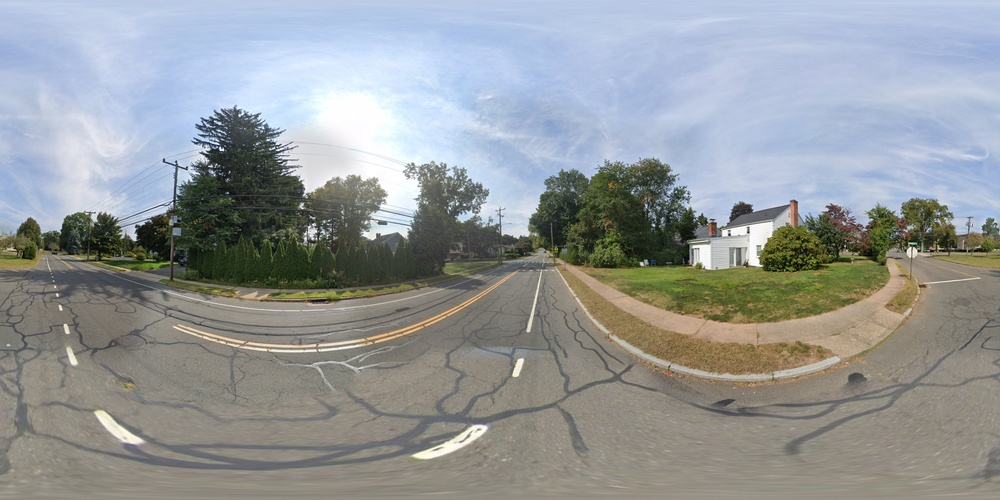
#> input picture images/tunxis/tunxis0.jpg, 1000 x 500 px, shrunk from 8192 x 4096 before the run, given in place of tunxis10.jpg, which was not available
$ jupyter execute --allow-errors r.ipynb
#> lines starting #> are read from the running program, lines starting #| are printed output that depends on the picture
#> further down, image is the input picture: shape (500, 1000, 3); mean B, G, R 153.6, 152.4, 148.3
#> `shifted_image = np.roll(image, width // 2, axis=1)`:
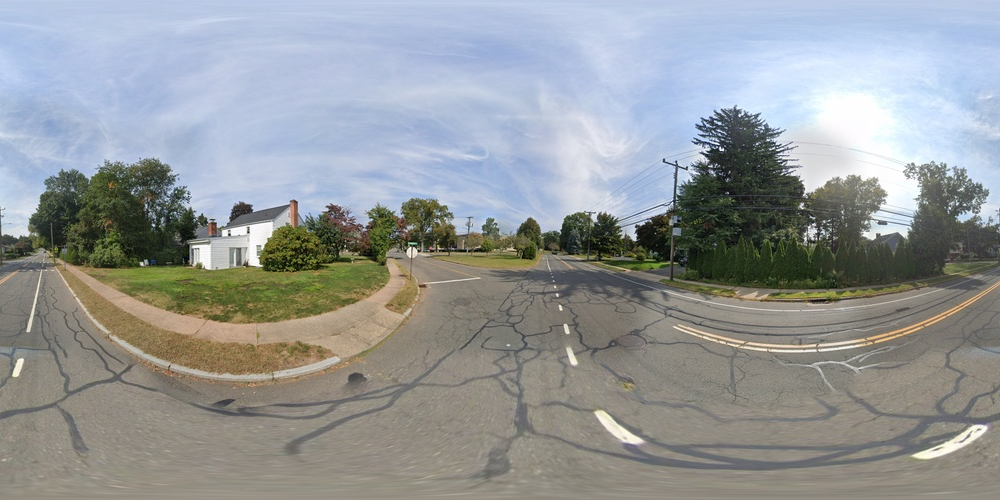
#> shifted_image: shape (500, 1000, 3); mean B, G, R 153.6, 152.4, 148.3
#> pass 2 of the loop `for i in range(10,15):`:
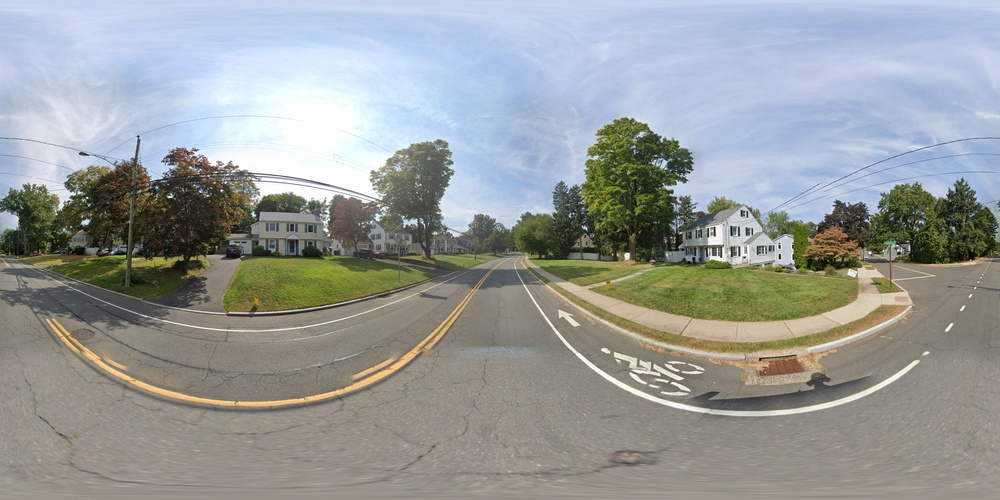
#> input picture images/tunxis/tunxis11.jpg, 1000 x 500 px, shrunk from 8192 x 4096 before the run
#> image is the input picture: shape (500, 1000, 3); mean B, G, R 154, 155.4, 151.9
#> `shifted_image = np.roll(image, width // 2, axis=1)`:
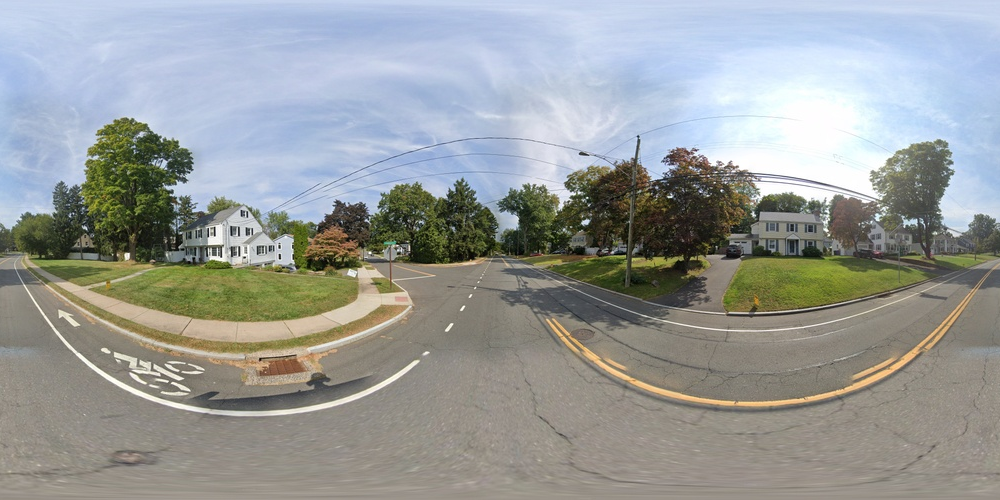
#> shifted_image: shape (500, 1000, 3); mean B, G, R 154, 155.4, 151.9
#> pass 3 of the loop `for i in range(10,15):`:
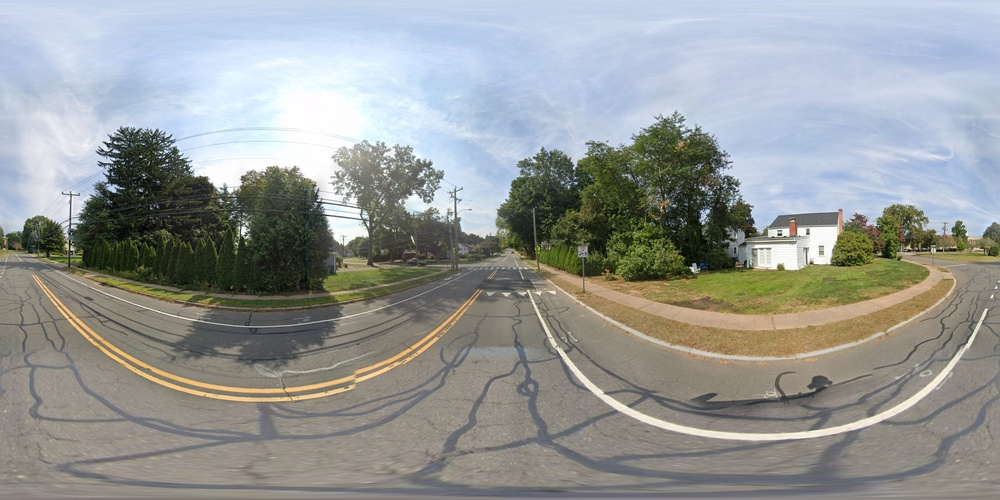
#> input picture images/tunxis/tunxis1.jpg, 1000 x 500 px, shrunk from 8192 x 4096 before the run, given in place of tunxis12.jpg, which was not available
#> image is the input picture: shape (500, 1000, 3); mean B, G, R 151.6, 153.1, 150
#> `shifted_image = np.roll(image, width // 2, axis=1)`:
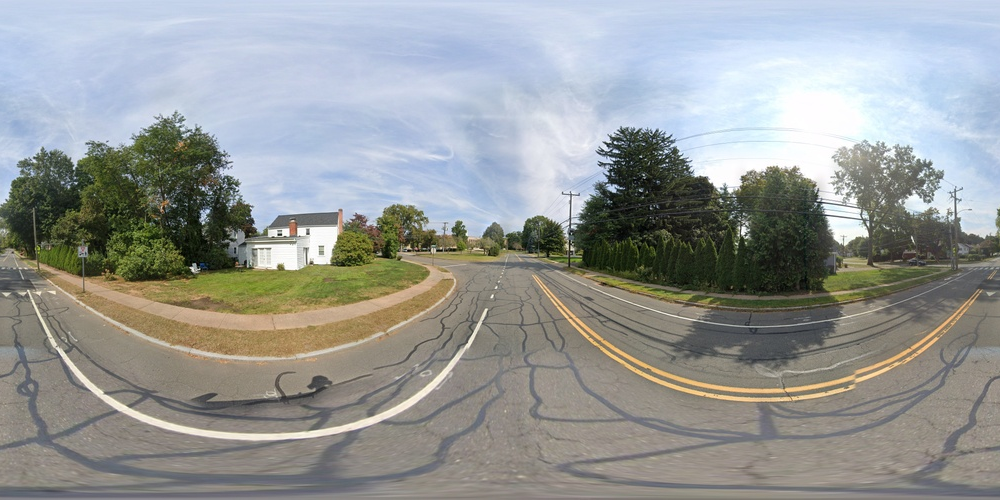
#> shifted_image: shape (500, 1000, 3); mean B, G, R 151.6, 153.1, 150
[cell 1]
import cv2
import numpy as np

#> (a cell that did not finish here is left out)
